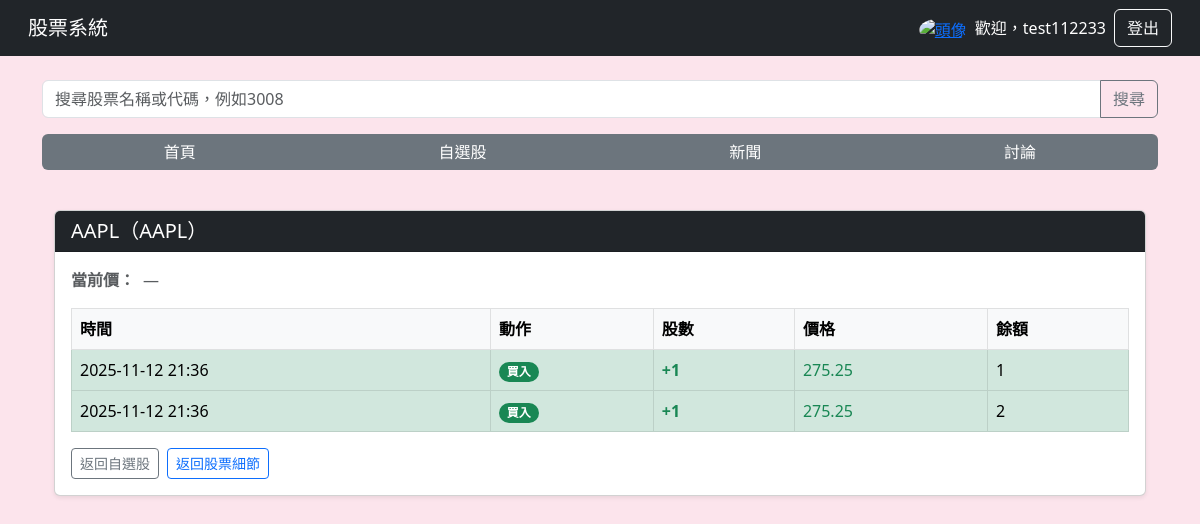
The page /watchlist/AAPL/history/ (signed in) on the database as committed earlier.
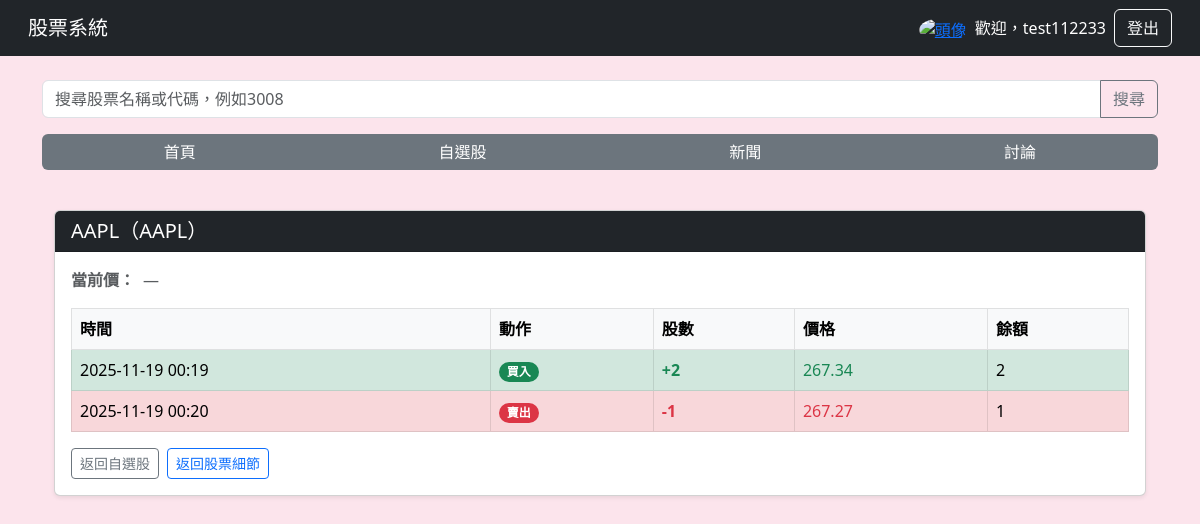
The same page on the database as committed later.
### main/models.py (models this page shows, shortened)
class BuyRecord(models.Model):
    user = models.ForeignKey(User, on_delete=models.CASCADE)
    stock_code = models.CharField(max_length=10, null=True, blank=True)
    quantity = models.IntegerField()
    price = models.DecimalField(max_digits=10, decimal_places=2)
    created_at = models.DateTimeField(auto_now_add=True)
    class Meta:
        constraints = [
            models.CheckConstraint(
                check=~Q(quantity=0), name="buyrecord_quantity_nonzero"
            ),
        ]

### main/views.py (the view)
# urls.py: path("watchlist/<str:stock_code>/history/", views.trade_history, name="trade_history"),
@login_required
def trade_history(request, stock_code):
    user = request.user
    code = str(stock_code)
    records_qs = (BuyRecord.objects
                  .filter(user=user, stock_code=code)
                  .order_by("created_at"))
    running_qty = 0
    records = []
    for r in records_qs:
        action = "BUY" if r.quantity >= 0 else "SELL"
        running_qty += r.quantity
        records.append({
            "created_at": r.created_at,
            "action": action,
            "quantity": abs(r.quantity),
            "price": r.price,
            "balance": running_qty
        })
    try:
        current_price = get_current_price_now(code)
    except Exception:
        current_price = None
    snap = (StockSnapshot.objects
            .filter(code=code)
            .order_by("-created_at")
            .first())
    stock_name = snap.name if snap and snap.name else code
    if not snap or not snap.name:
        try:
            api = DataLoader()
            api.login_by_token(settings.FINMIND_TOKEN)
            info = api.taiwan_stock_info()
            name_arr = info.loc[info["stock_id"] == code, "stock_name"].values
            if len(name_arr):
                stock_name = name_arr[0]
        except Exception:
            pass
    return render(request, "trade_history.html", {
        "stock_code": code,
        "stock_name": stock_name,
        "records": records,
        "current_price": current_price
    })

### main/views.py (called while the page is built, shortened)
def get_current_price_now(stock_code: str) -> float:
    code = str(stock_code).strip()
    if not code.isdigit():
        data = fetch_foreign_fundamentals_finnhub(code)  # 你已經實作好的 Finnhub 函式
        price = data.get("price")
        if price is not None:
            return float(price)
        snap = (StockSnapshot.objects
                .filter(code=code)
                .order_by("-created_at")
                .first())
        if snap:
            return float(snap.price)
        raise Http404("抓不到當前股價")

### templates/trade_history.html (shortened to what this page needs)
{% extends "base.html" %}
{% block content %}
<div class="container mt-3">
  <div class="card shadow-sm">
    <div class="card-header bg-dark text-white">
      <h5 class="mb-0">{{ stock_name }}（{{ stock_code }}）</h5>
    </div>
    <div class="card-body p-3">
      <div class="d-flex align-items-baseline mb-3">
        <span class="fw-semibold text-muted me-2">當前價：</span>
        {% if current_price %}
          <span class="fs-5 fw-bold text-dark">{{ current_price }}</span><span class="ms-1">元</span>
        {% else %}
          <span class="text-muted">—</span>
        {% endif %}
      </div>
      <table class="table table-bordered mb-0">
        <thead class="table-light">
          <tr><th>時間</th><th>動作</th><th>股數</th><th>價格</th><th>餘額</th></tr>
        </thead>
        <tbody>
        {% for r in records %}
            <tr class="{% if r.action == 'BUY' %}table-success{% else %}table-danger{% endif %}">
            <td>{{ r.created_at|date:"Y-m-d H:i" }}</td>
            <td>
                {% if r.action == 'BUY' %}
                <span class="badge rounded-pill text-bg-success">買入</span>
                {% else %}
                <span class="badge rounded-pill text-bg-danger">賣出</span>
                {% endif %}
            </td>
            <td class="fw-semibold {% if r.action == 'BUY' %}text-success{% else %}text-danger{% endif %}">
                {% if r.action == 'BUY' %}+{% else %}-{% endif %}{{ r.quantity }}
            </td>
            <td class="{% if r.action == 'BUY' %}text-success{% else %}text-danger{% endif %}">
                {{ r.price }}
            </td>
            <td>{{ r.balance }}</td>
            </tr>
        {% empty %}
            <tr><td colspan="5" class="text-center text-muted">尚無紀錄</td></tr>
        {% endfor %}
        </tbody>
      </table>
        <div class="mt-3 d-flex gap-2">
        <a href="{% url 'my_watchlist' %}" class="btn btn-outline-secondary btn-sm">
            返回自選股
        </a>
        <a href="{% url 'stock_detail' stock_code=stock_code %}" class="btn btn-outline-primary btn-sm">
            返回股票細節
        </a>
        </div>
    </div>
  </div>
</div>
{% endblock %}

Rows that differ between the two databases and show on the page:
removed BuyRecord: created_at "2025-11-12 21:36", price "275.25"
removed BuyRecord: created_at "2025-11-12 21:36", price "275.25"
added BuyRecord: created_at "2025-11-19 00:19", price "267.34"
added BuyRecord: created_at "2025-11-19 00:20", price "267.27"
Other text that changed with them:
new list line: "買入 + 2 2"
new list line: "賣出 - 1 1"
list line gone: "買入 + 1 1"
list line gone: "買入 + 1 2"
